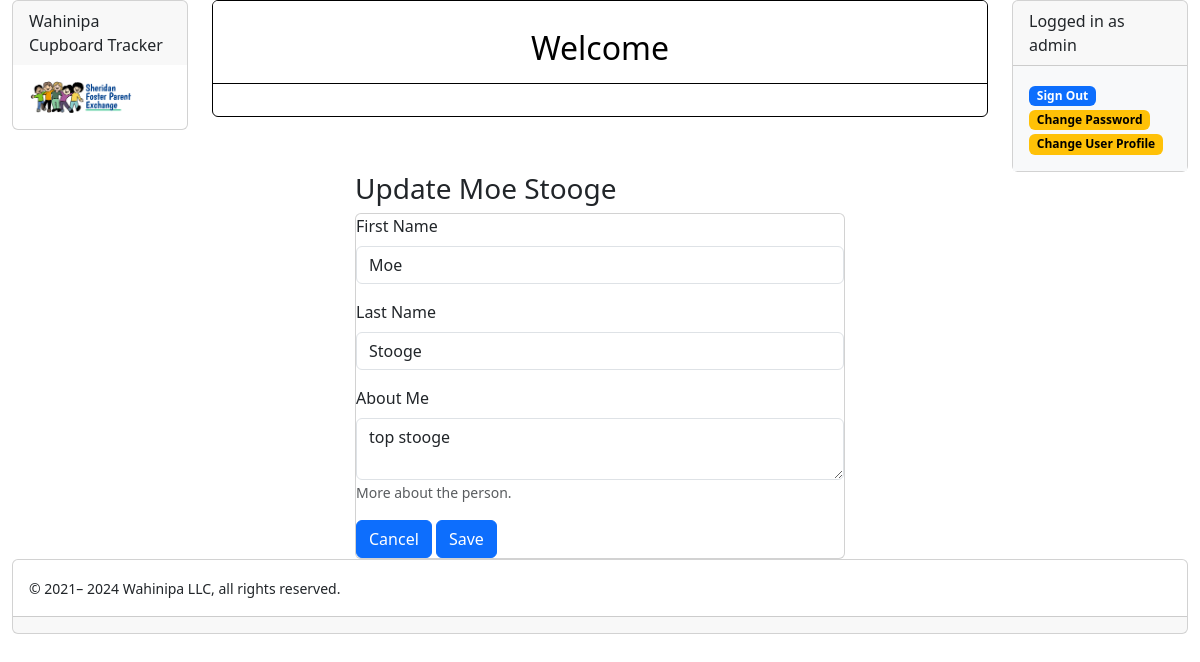
Screenshot of /wahinipa/people/update/3 (signed in) with the database file from the repository.
### www/tracking/modelling/people_model.py (models this page shows, shortened)
class User(CupboardDisplayContextMixin, IdModelMixin, database.Model, UserMixin):
    @property
    def is_active(self):
        return self.is_enabled
    singular_label = "Person"
    plural_label = "People"
    possible_tasks = ['update', 'delete', 'enable', 'disable']
    label_prefixes = {}
    flavor = "people"
    username = database.Column(database.String(255), nullable=False, unique=True)
    password = database.Column(database.String(255), nullable=False)
    is_enabled = database.Column(database.Boolean(), nullable=False, default=True)
    is_admin = database.Column(database.Boolean(), nullable=False, default=False)
    first_name = database.Column(database.Unicode(50), nullable=False, server_default=u'')
    last_name = database.Column(database.Unicode(50), nullable=False, server_default=u'')
    date_joined = database.Column(database.DateTime(), default=datetime.now())
    about_me = database.Column(database.Text(), nullable=False, server_default=u'')
    linkages = database.relationship('Linkage', backref='person', lazy=True, cascade='all, delete')
    root_assignments = database.relationship('RootAssignment', backref='person', lazy=True, cascade='all, delete')
    place_assignments = database.relationship('PlaceAssignment', backref='person', lazy=True, cascade='all, delete')
    universal_assignments = database.relationship('UniversalAssignment', backref='person', lazy=True,
                                                  cascade='all, delete')
    @property
    def is_the_super_admin(self):
        return self.username == 'admin'
    @property
    def name(self):
        name = f'{self.first_name} {self.last_name}'
        if not self.is_active:
            name += ' (inactive)'
        return name
    def has_universal_role(self, name_of_role):
        def yes(assignment):
            return assignment.is_named(name_of_role)
        return any(map(yes, self.universal_assignments))
    def disable(self):
        self.is_enabled = False
    def enable(self):
        self.is_enabled = True

### www/tracking/routing/people_routes.py (the view)
@people_bp.route('/update/<int:person_id>', methods=['GET', 'POST'])
@login_required
def people_update(person_id):
    return PeopleUpdateHandler('people_bp.people_update', current_user, person_id=person_id).handle()

### www/tracking/forms/people_forms.py
class UserProfileForm(FlaskForm):
    first_name = StringField('First Name', [DataRequired('First Name is required')])
    last_name = StringField('Last Name', [DataRequired('Last Name is required')])
    about_me = about_me_form_field()
    cancel_button = cancel_button_field()
    submit = SubmitField('Save')

### www/tracking/contexts/context.py (called while the page is built)
    def __setitem__(self, key, value):
        self.context.__setitem__(key, value)

    def add_context(self, context):
        for key, value in context.items():
            self[key] = value

    @property
    def as_dictionary(self):
        return Context.filter(self.context)

    @staticmethod
    def filter(value):
        if hasattr(value, 'as_dictionary'):
            return value.as_dictionary
        elif isinstance(value, list):
            return [Context.filter(item) for item in value]
        elif isinstance(value, dict):
            return {key: Context.filter(item) for key, item in value.items()}
        else:
            return value

### www/tracking/contexts/cupboard_display_context.py (called while the page is built)
def project_name():
    return environ.get('PROJECT_NAME', 'Wahinipa Cupboard Tracker')

def project_title():
    return environ.get('WEBSITE_TITLE', 'Wahinipa')

### www/tracking/contexts/display_context.py (called while the page is built)
    def render_template(self, template=None, **kwarg):
        if template is None:
            template = self["page_template"]
        return render_template(template, **kwarg, **self.as_dictionary)

### www/tracking/modelling/people_model.py (called while the page is built)
def load_user(unicode_user_id):
    try:
        integer_id = int(unicode_user_id)
        return User.query.filter(User.id == integer_id).first()
    except:
        return None

def find_person_by_id(person_id):
    return User.query.filter(User.id == person_id).first()

### www/tracking/modelling/positioning_mixin.py (called while the page is built)
def filtered_positionings(positionings, places=None, things=None, specification=None):
    return {
        position for position in positionings
        if (places is None or position.place in places)
           and (things is None or position.thing in things)
           and (specification is None or specification.accepts(position.specification))
    }

### www/tracking/modelling/role_models.py (called while the page is built)
    def is_named(self, name):
        return self.name == name

    @property
    def name(self):
        return self.role.name

### www/tracking/navigation/categories_navigation.py (called while the page is built)
def register_categories_navigation(navigator):
    def register(task, role_names):
        endpoint = f'categories_bp.categories_{task}'
        navigator.register(CategoriesViewer, task, endpoint, role_names)
    register('create', [Role.structuring_role_name])
    register('view', [Role.structure_viewer_role_name, Role.structuring_role_name])

### www/tracking/navigation/navigator.py (called while the page is built)
def navigational_mark(target):
    return target_class(target).__name__

### www/tracking/templates/pages/form_page.j2
{% extends "pages/content.j2" %}
{% block innards %}
  <div class="col-md-5 mx-auto">
    {% if form_title %}<h3>{{ form_title }}</h3>{% endif %}
    <div class="card">
      {{ render_form(form) }}
    </div>
  </div>
{% endblock %}

### www/tracking/templates/macros/user_macros.j2 (shortened to what this page needs)
{% macro user_options(current_user) %}
  <div class="card">
    {% if current_user.is_authenticated %}
      {{ user_options_logged_in(current_user) }}
    {% else %}
      {{ user_options_logged_out() }}
    {% endif %}
  </div>
{% endmacro %}
{% macro user_options_logged_in(current_user) %}
  <div class="card-header">
    Logged in as {{ current_user.username }}
  </div>
  <div class="card-body bg-light">
    <a class="btn-md btn-primary" href="{{ url_for('people_bp.logout') }}" role="button"><span
        class="badge bg-primary">Sign Out</span></a>
    <a class="btn-md btn-warning" href="{{ url_for('people_bp.change_password') }}" role="button"><span
        class="badge bg-warning">Change Password</span></a>
    <a class="btn-md btn-warning" href="{{ url_for('people_bp.people_update', person_id=current_user.id) }}" role="button"><span
        class="badge bg-warning">Change User Profile</span></a>
  </div>
{% endmacro %}

### rows the page displays
User: username "admin"
User: first_name "Moe", last_name "Stooge", about_me "top stooge"

### other values shown
{{ project_name }} "Wahinipa Cupboard Tracker"
